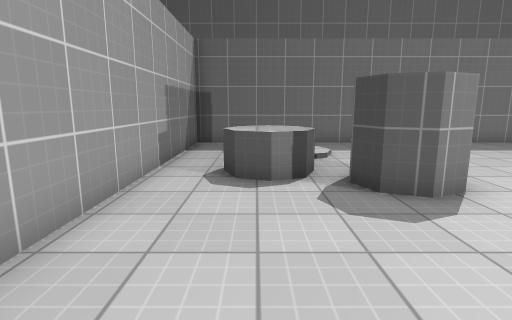
[1] (above)

18 first-person views from a walk through a Godot game level. The camera is 1.3 m above the floor, tilts 10° down and sees 80° across. The floor is counted in squares, 0.9 m on a side. Each view is taken from the middle of a square. On the plan, view 1 faces up. The plan holds only what a view shows up to about 15 squares ahead; the rest is blank. Surface patterns are stand-ins for the level's own textures.

[2]
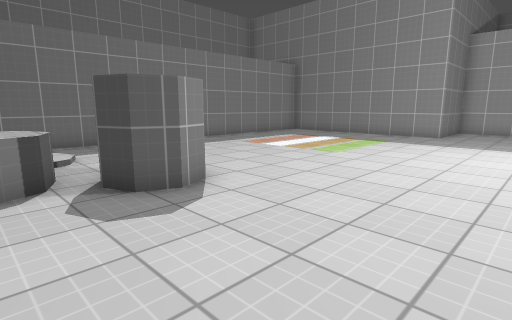

[3]
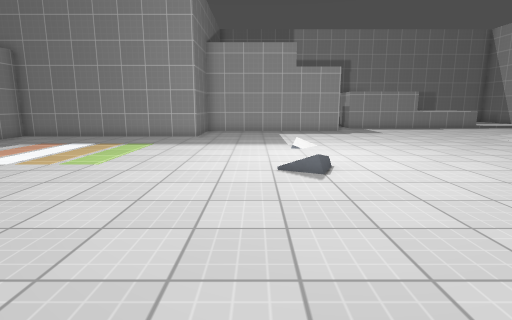

[4]
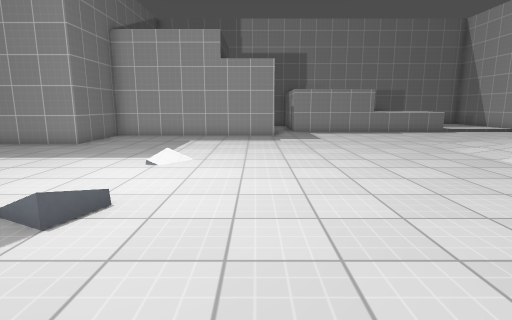

[5]
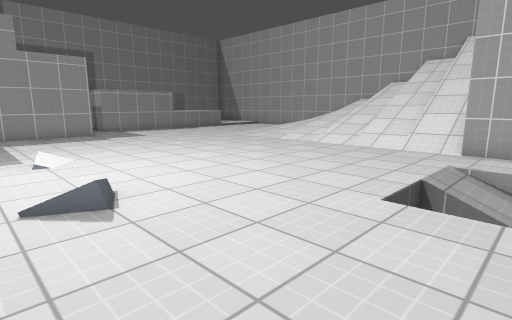

[6]
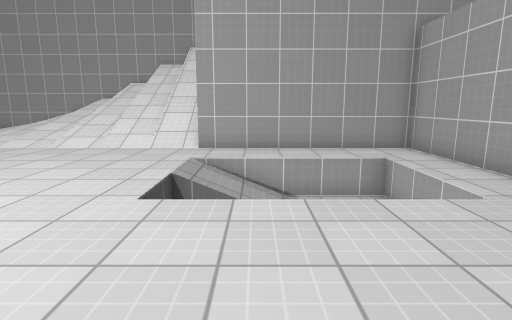

[7]
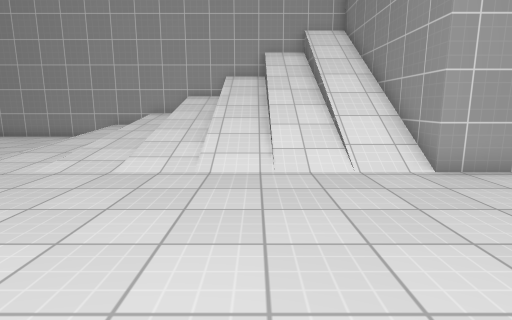

[8]
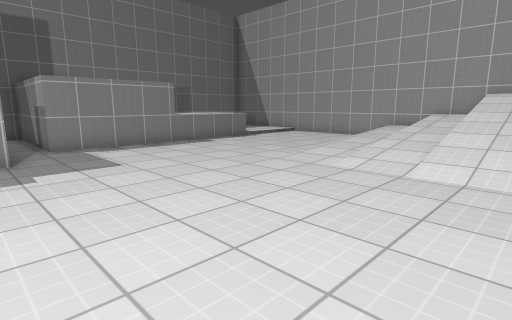

[9]
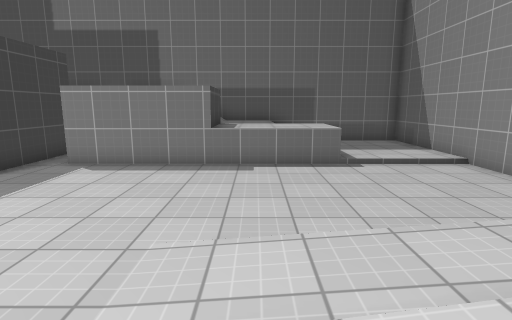

[10]
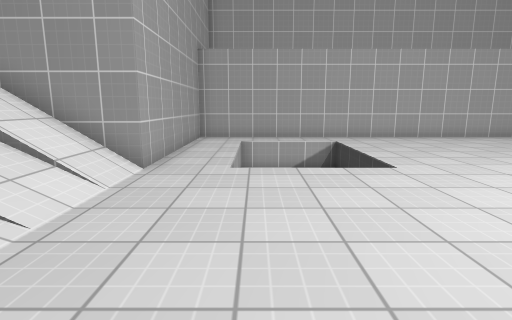

[11]
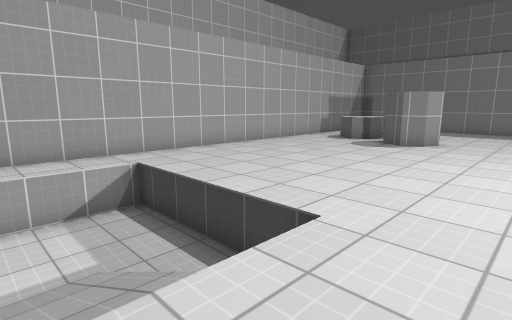

[12]
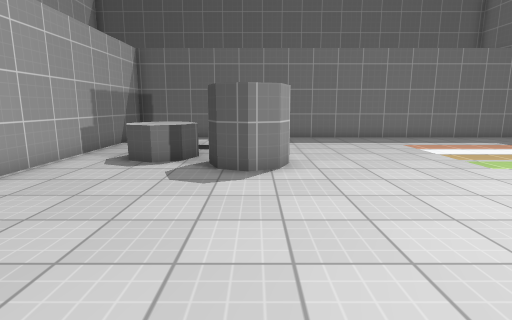

[13]
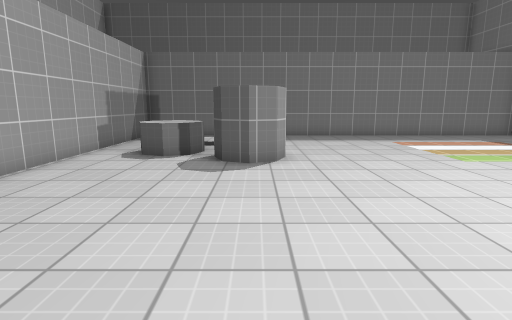

[14]
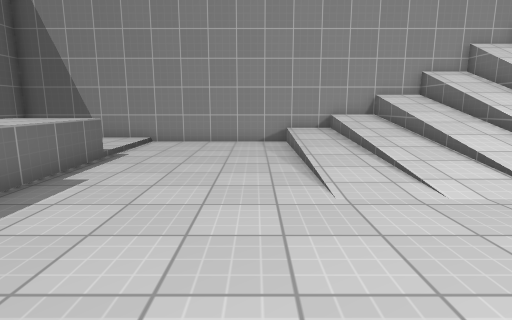

[15]
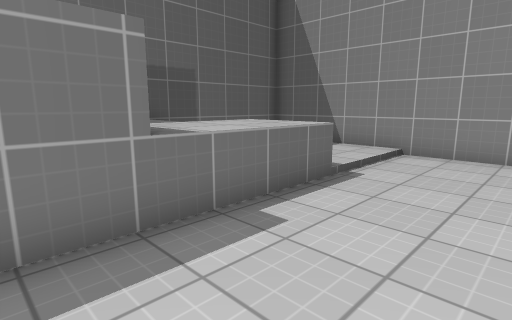

[16]
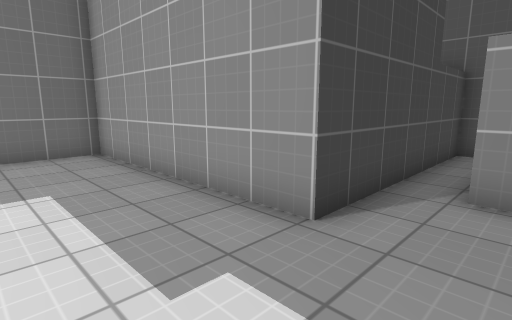

[17]
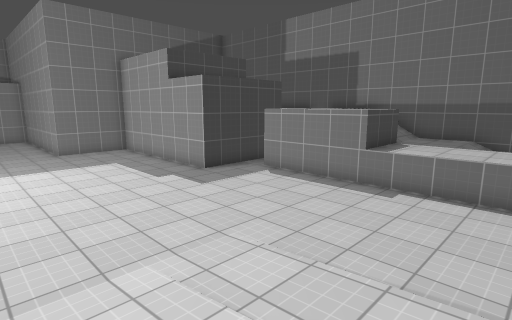

[18]
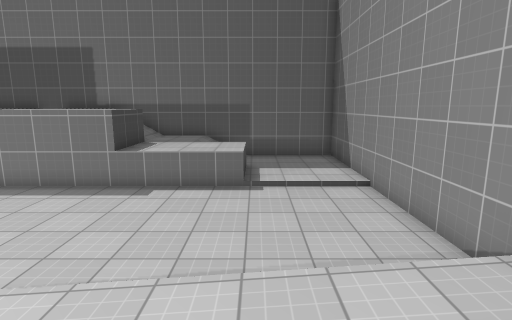

### Floor plan
Key: @ floor where view 1 was taken; # wall or solid block; . main floor; : floor 0.25 m higher than the main floor; + floor 0.5 m higher than the main floor; * floor 1 m higher than the main floor; - floor 1 m lower than the main floor; % floor 1.5 m higher than the main floor; & floor 2.25 m higher than the main floor; / step, stairs or slope; = window, fence, low wall or low ledge; ^ raised ledge; v drop or lower ground.
Columns run from 3 left of view 1 to 27 right of it. Each row starts with its distance up from view 1.
 12 ####################
 11 #..  ..............#
 10 #.. //.............#
  9 #.. :/.............#
  8 #..^...............#
  7 #..^^..............#
  6 #..^^##............#
  5 #....##............#
  4 #..................####
  3 #.....................#
  2 #.....................#
  1 #.....................#
  0 #..@......./..........#
 -1 #........../..........#
 -2 #.....................#
 -3 #.....................#
 -4 #..-----=..............#######
 -5 #..-----..................... #
 -6 #..---//................. &   #
 -7 #..---//................. &   #
 -8 #........................ &  /#
 -9 #........................&&=//#
-10 #########/////...........*****#
-11         #/////////.......*****#
-12         #/////////:......**///#
-13         #/////////:......**  /#
-14         #/////////:......:::::#
-15         #/=///////:......:::::#
-16         #/v////=//+......:::::#
-17         #/=///%=*/+......:::::#
-18         #######################

Positions as (right, up) in squares from view 1, and headings:
1: (0, 0), facing up
2: (0, 0), facing up-right
3: (1, 1), facing right
4: (4, -3), facing right
5: (3, 1), facing down-right
6: (3, 1), facing down
7: (9, -3), facing down
8: (10, -3), facing down-right
9: (12, -11), facing right
10: (12, -7), facing left
11: (7, -7), facing up-left
12: (3, -2), facing up
13: (3, -3), facing up
14: (17, -5), facing down
15: (18, -8), facing down-right
16: (16, -6), facing up-right
17: (12, -14), facing up-right
18: (12, -14), facing right
